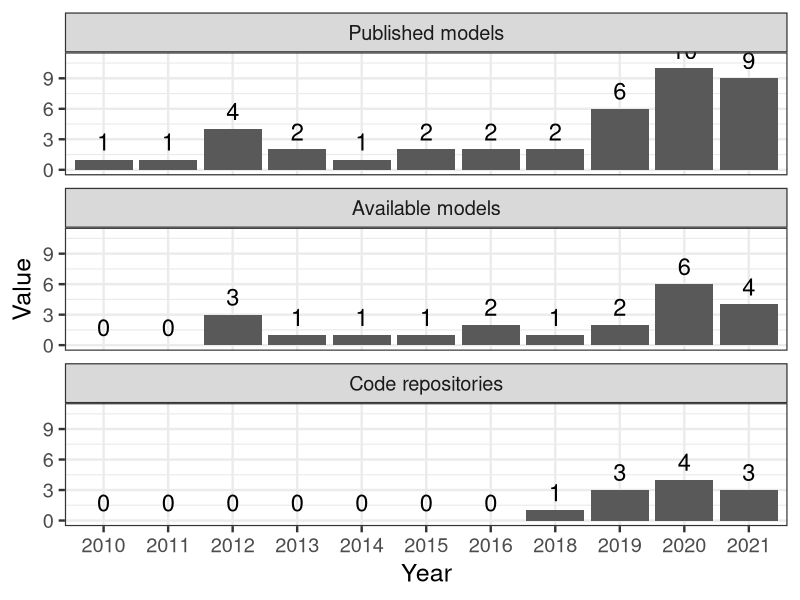

Source code (R):
library(dplyr)
library(tidyr)
library(ggplot2)

square_bracketize <- function(x)
  paste0("[", x, "]")

all_lines <- readLines("./data/amp-software.txt")

year <- strsplit(all_lines, "):", fixed = TRUE) %>% 
  sapply(first) %>% 
  strsplit(" (", fixed = TRUE) %>% 
  sapply(last)
  

field_names <- c("repository", "web server", "standalone software")

field_df <- lapply(field_names, function(ith_field) {
  grepl(square_bracketize(ith_field), all_lines, fixed = TRUE)
}) %>% 
  setNames(gsub(" ", "", field_names)) %>% 
  do.call(cbind, .)

pub_plot <- data.frame(year = year) %>% 
  cbind(field_df) %>% 
  group_by(year) %>% 
  arrange(year) %>% 
  summarise(n_repository = sum(repository),
            n_ws = sum(webserver),
            n_ss = sum(standalonesoftware),
            n_published = length(year)) %>% 
  mutate(n_model = n_ws + n_ss) %>% 
  select(-n_ws, -n_ss) %>% 
  pivot_longer(cols = c(n_repository, n_model, n_published)) %>% 
  mutate(name = factor(name, 
                       levels = c("n_published", "n_model", "n_repository"),
                       labels = c("Published models", "Available models", 
                                  "Code repositories"))) %>% 
  ggplot(aes(x = year, y = value, label = value)) +
  geom_col() +
  geom_text(vjust = -0.5, size = 6) +
  coord_cartesian(ylim = c(0, 11)) +
  scale_x_discrete("Year") +
  scale_y_continuous("Value") +
  facet_wrap(~ name, nrow = 3) +
  theme_bw(base_size = 18)

png(filename = "./reports/pub-plot.png", width = 500, height = 700)
pub_plot
dev.off()
